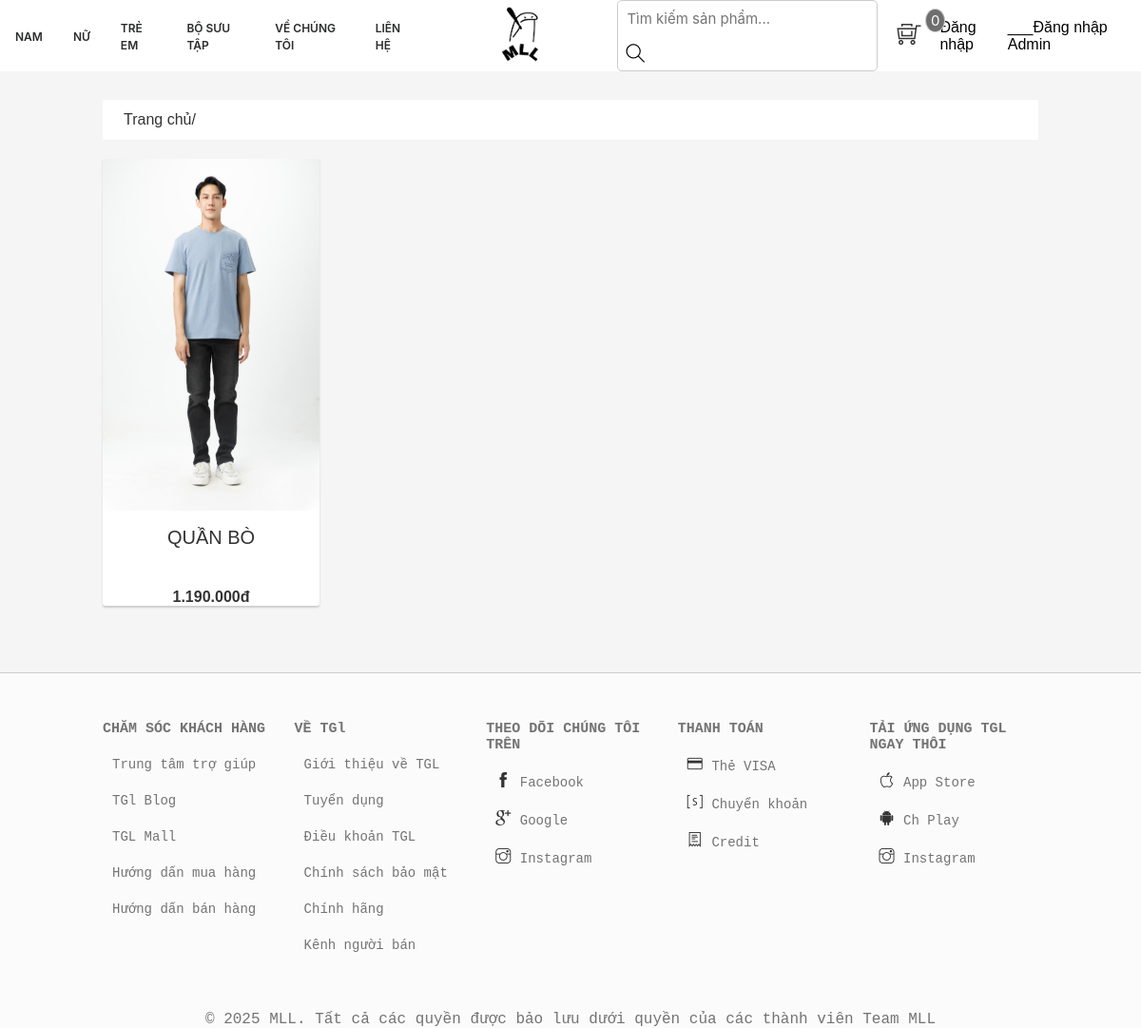
/listProduct.php?idBrand=15&type=0, run on the app's committed database.
### tables this page shows
CREATE TABLE `tbl_product` (
  `productId` int(100) NOT NULL,
  `productName` tinytext NOT NULL,
  `catId` int(110) NOT NULL,
  `brandId` int(110) NOT NULL,
  `product_desc` text NOT NULL,
  `type` int(11) NOT NULL,
  `price` bigint(255) NOT NULL,
  `image` varchar(255) NOT NULL,
  `typeProductId` int(100) NOT NULL,
  `quantity` bigint(20) NOT NULL
);

### classses/product.php (called while the page is built, shortened)
<?php
$filepath = realpath(dirname(__FILE__));
include_once($filepath . '/../lib/database.php');
?>
<?php
class product
{
    private $db;
    public function __construct()
    {
        $this->db = new Database();
    }
    public function getproductbyBrandId($id,$type)
    {
        $sp_tungtrang = 8;
        if(!isset($_GET['trang'])){
            $trang = 1;
        }else{
            $trang = $_GET['trang'];
        }
        $product_start = ($trang-1)*$sp_tungtrang;
        $query = "SELECT pd.* , br.brandName
        FROM tbl_product AS pd INNER JOIN tbl_brand AS br ON pd.brandId=br.brandId
        WHERE pd.brandId  = '$id' AND pd.type = '$type'  LIMIT $product_start,$sp_tungtrang";
        $result = $this->db->select($query);
        return $result;
    }
}
?>

### lib/database.php (called while the page is built, shortened)
<?php
    Class Database{
        public $host   = DB_HOST;
        public $user   = DB_USER;
        public $pass   = DB_PASS;
        public $dbname = DB_NAME;
        public $link;
        private function connectDB(){
        $this->link = new mysqli($this->host, $this->user, $this->pass,
            $this->dbname);
        }
        public function select($query){
            $result = $this->link->query($query) or
            die($this->link->error.__LINE__);
            if($result->num_rows > 0){
                return $result;
            } else {
                return false;
            }
        }
}

### inc/handle.php (called while the page is built, shortened)
<?php
    include_once 'lib/database.php';
	$product = new product();
?>

### listProduct.php (the view, shortened to what this page needs)
<?php include './inc/handle.php' ?>
<!DOCTYPE html>
<html lang="en">
<head>
    <link rel="stylesheet" href="https://pro.fontawesome.com/releases/v5.10.0/css/all.css" />
    <link rel="stylesheet" type="text/css" href="assets/css/main.css">
    <link rel="stylesheet" type="text/css" href="assets/css/listProduct.css">
    <link rel="stylesheet" type="text/css" href="assets/css/grid.css">
    <link rel="stylesheet" href="assets/font/themify-icons/themify-icons.css">
</head>
<body>
    <section class="app">
        <?php include 'inc/header.php' ?>
        <?php
        if (isset($_GET['type'])) {
            $type = $_GET['type'];
        }
        if (isset($_GET['idBrand'])) {
            $getProduct = $product->getproductbyBrandId($_GET['idBrand'],$type);
        }
        ?>
        <div class="app_search">
            <div class="pc">
                <div class="grid wide" style="max-width: 1300px ;">
                    <div class="row">
                        <div class="col l-12">
                            <div class="home-filter">
                                <div class="home-filter__page">
                                    <div class="sm-gutter app__header">
                                        <span class="title-direct"><a href="index.php">Trang chủ/</a></span>
                                    </div>
                                </div>
                            </div>
                            <div class="home-suggestion">
                                <div class="row">
                                    <?php
                                    if ($getProduct) {
                                        while ($result = $getProduct->fetch_assoc()) {
                                    ?>
                                            <div class="col l-3">
                                                <a style="text-decoration: none;shape-rendering: #333;color: #333;" href="chitietsanpham.php?productId=<?php echo $result['productId'] ?>&&brandId=<?php echo $result['brandId']?>&&type=<?php echo $result['type']?>">
                                                    <div class="home-product-item">
                                                        <img src="./admin/upload/<?php echo $result['image'] ?>" alt="" class="home-product-item_img">
                                                        <span class="home-product-item_name"><?php echo $result['productName'] ?></span>
                                                        <div class="home-product-item_price">
                                                            <span class="home-product-item_price"><?php echo number_format($result['price'], 0, ',', '.') . "" . "đ"?></span>
                                                        </div>
                                                    </div>
                                                </a>
                                            </div>
                                    <?php
                                        }
                                    } else {
                                        ?>
                                        <div style="margin:20px auto;">Không có sản phẩm</div>
                                    <?php
                                    }
                                    ?>
                                </div>
                            </div>
                        </div>
                    </div>
                </div>
            </div>
        </div>
        <?php include './inc/footer.php' ?>
    </section>
</body>
</html>

### data on the page
tbl_product: image (picture), productName "QUẦN BÒ", price "1.190.000"
